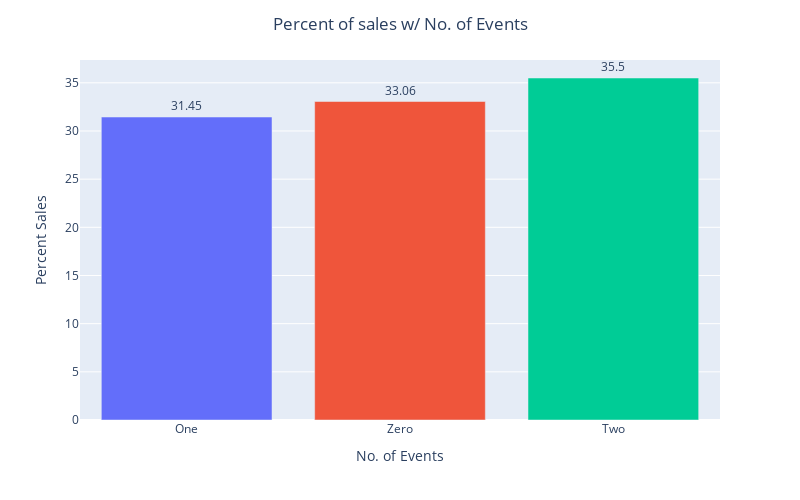

The notebook cell this image was saved under:
### Code cell
colors = ['a','b','c']
fig = px.bar(x=temp.index, y=y, labels={'x':"No. of Events","y":'Percent Sales'},color=colors, text=y)
fig.update_traces(hovertemplate='Total Sales: %{y}', textposition='outside')
fig.update_layout(showlegend=False, title="Percent of sales w/ No. of Events", title_x=0.5, width=800, height=500)
fig.show()

### Figure 1 — Plotly figure (JSON) as saved in the notebook; plotly's stock layout.template omitted (floating-point values rounded to 4 significant figures)
{"data": [{"alignmentgroup": "True", "hovertemplate": "Total Sales: %{y}", "legendgroup": "a", "marker": {"color": "#636efa"}, "name": "a", "offsetgroup": "a", "orientation": "v", "showlegend": true, "text": [31.45], "textposition": "outside", "type": "bar", "x": ["One"], "xaxis": "x", "y": [31.45], "yaxis": "y"}, {"alignmentgroup": "True", "hovertemplate": "Total Sales: %{y}", "legendgroup": "b", "marker": {"color": "#EF553B"}, "name": "b", "offsetgroup": "b", "orientation": "v", "showlegend": true, "text": [33.06], "textposition": "outside", "type": "bar", "x": ["Zero"], "xaxis": "x", "y": [33.06], "yaxis": "y"}, {"alignmentgroup": "True", "hovertemplate": "Total Sales: %{y}", "legendgroup": "c", "marker": {"color": "#00cc96"}, "name": "c", "offsetgroup": "c", "orientation": "v", "showlegend": true, "text": [35.5], "textposition": "outside", "type": "bar", "x": ["Two"], "xaxis": "x", "y": [35.5], "yaxis": "y"}], "layout": {"barmode": "relative", "height": 500, "legend": {"title": {"text": "color"}, "tracegroupgap": 0}, "margin": {"t": 60}, "showlegend": false, "title": {"text": "Percent of sales w/ No. of Events", "x": 0.5}, "width": 800, "xaxis": {"anchor": "y", "domain": [0, 1], "title": {"text": "No. of Events"}}, "yaxis": {"anchor": "x", "domain": [0, 1], "title": {"text": "Percent Sales"}}}}
